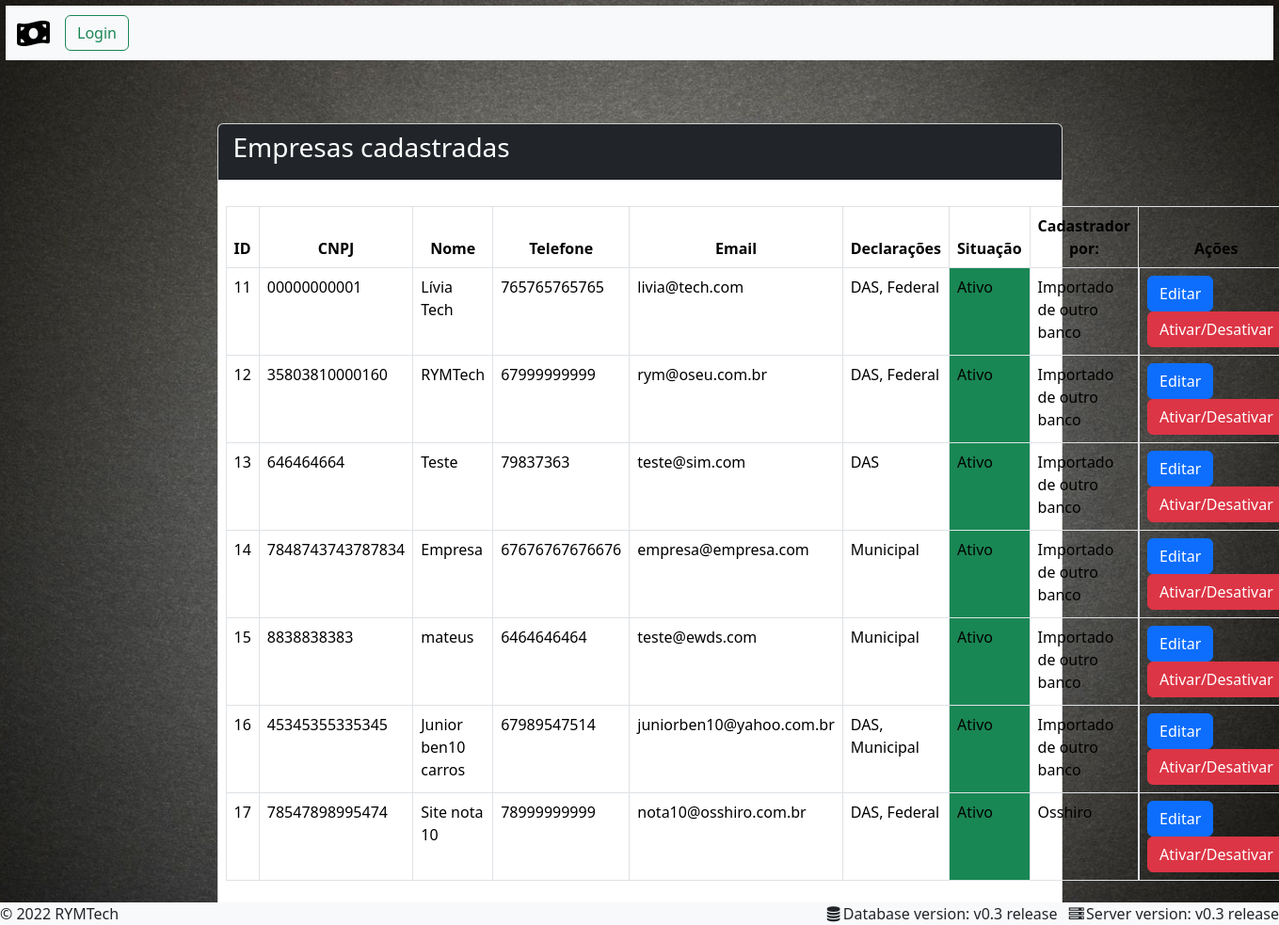
The app's page /listar.php with its own data.
### tables this page shows
CREATE TABLE `empresa` (
  `id` int NOT NULL,
  `nome` varchar(100) NOT NULL,
  `email` varchar(50) NOT NULL,
  `telefone` varchar(50) NOT NULL,
  `ativo` tinyint(1) NOT NULL,
  `declara` varchar(50) NOT NULL,
  `CNPJ` varchar(20) DEFAULT NULL,
  `userCadastro` int DEFAULT NULL
);

CREATE TABLE `usuario` (
  `id` int NOT NULL,
  `username` varchar(50) NOT NULL,
  `senha` varchar(50) NOT NULL,
  `nivel` int NOT NULL,
  `imagem` varchar(100) NOT NULL
);

### banco.php (called while the page is built, shortened)
<?php
function buscarEmpresas(){
    include 'conecta.php';
    $empresas = array();
    $res = mysqli_query($conexao, "select em.id, em.nome, em.CNPJ, em.telefone, em.declara, em.email, em.ativo, us.username as userCad from empresa em left join usuario us on em.userCadastro = us.id;") or die("erro ao selecionar");
    while ($row = mysqli_fetch_assoc($res)) {
        array_push($empresas, $row);
    }
    return $empresas;
}

### listar.php (the view)
<?php
include 'cabecalho.php';
include 'banco.php';
$empresas = buscarEmpresas();
if ($empresas == null) {
?>
    <h1>Perdão, ainda não temos empresas cadastradas</h1>
<?php } else { ?>
    <div class="text-white d-flex jumbotron justify-content-center">
        <div class="card col-md-8" style="margin-top: 5%;">
            <div class="bg-dark card-header">
                <h3 class="card-title">Empresas cadastradas</h3>
            </div>
            <div class="card-body list-group list-group-flush" style="margin: 8px;">
                <table class="table table-bordered text-black" style="margin-top: 4px">
                    <thead>
                        <tr>
                            <th>ID</th>
                            <th style="text-align: center">CNPJ</th>
                            <th style="text-align: center">Nome</th>
                            <th style="text-align: center">Telefone</th>
                            <th style="text-align: center">Email</th>
                            <th style="text-align: center">Declarações</th>
                            <th style="text-align: center">Situação</th>
                            <th style="text-align: center">Cadastrador por:</th>
                            <th style="text-align: center">Ações</th>
                        </tr>
                    </thead>
                    <tbody class="text-black">
                        <?php foreach ($empresas as $empresa) { ?>
                            <tr>
                                <td><?= $empresa['id'] ?></td>
                                <td><?= $empresa['CNPJ'] ?></td>
                                <td><?= $empresa['nome'] ?></td>
                                <td><?= $empresa['telefone'] ?></td>
                                <td><?= $empresa['email'] ?></td>
                                <td><?= $empresa['declara'] ?></td>
                                <?php if ($empresa['ativo'] == 1) { ?>
                                    <td class="bg-success">Ativo</td>
                                <?php } else { ?>
                                    <td class="bg-danger">Inativo</td>
                                <?php } ?>
                                <?php if ($empresa['userCad'] == null) { ?>
                                    <td class="">Importado de outro banco</td>
                                <?php } else { ?>
                                    <td class=""><?php echo $empresa['userCad']?></td>
                                    <?php } ?>
                                <td class="pull-right"><a class="btn btn-primary" href="editar.php?id=<?= $empresa['id'] ?>">Editar</a>
                                    <a class="btn btn-danger" href="mudarEstado.php?id=<?= $empresa['id'] ?>&ativo=<?= $empresa['ativo'] ?>">Ativar/Desativar</a>
                                </td>
                            </tr>
                        <?php } ?>
                    </tbody>
                </table>
            </div>
        </div>
    </div>
<?php } ?>
<?php include "rodape.php"; ?>

### css/style.css (style rules this page uses)
body { background: url('../img/fundo.jpg') no-repeat center center fixed; -webkit-background-size: cover; -moz-background-size: cover; background-size: cover; -o-background-size: cover; }

### records on screen
empresa: id "11", CNPJ "00000000001", nome "Lívia Tech", telefone "765765765765", email "livia@tech.com", declara "DAS, Federal", ativo "Ativo", shows "Importado de outro banco"
empresa: id "12", CNPJ "35803810000160", nome "RYMTech", telefone "67999999999", email "rym@oseu.com.br", declara "DAS, Federal", ativo "Ativo", shows "Importado de outro banco"
empresa: id "13", CNPJ "646464664", nome "Teste", telefone "79837363", email "teste@sim.com", declara "DAS", ativo "Ativo", shows "Importado de outro banco"
empresa: id "14", CNPJ "7848743743787834", nome "Empresa", telefone "67676767676676", email "empresa@empresa.com", declara "Municipal", ativo "Ativo", shows "Importado de outro banco"
empresa: id "15", CNPJ "8838838383", nome "mateus", telefone "6464646464", email "teste@ewds.com", declara "Municipal", ativo "Ativo", shows "Importado de outro banco"
empresa: id "16", CNPJ "45345355335345", nome "Junior ben10 carros", telefone "67989547514", email "juniorben10@yahoo.com.br", declara "DAS, Municipal", ativo "Ativo", shows "Importado de outro banco"
empresa: id "17", CNPJ "78547898995474", nome "Site nota 10", telefone "78999999999", email "nota10@osshiro.com.br", declara "DAS, Federal", ativo "Ativo", userCadastro.username "Osshiro"
